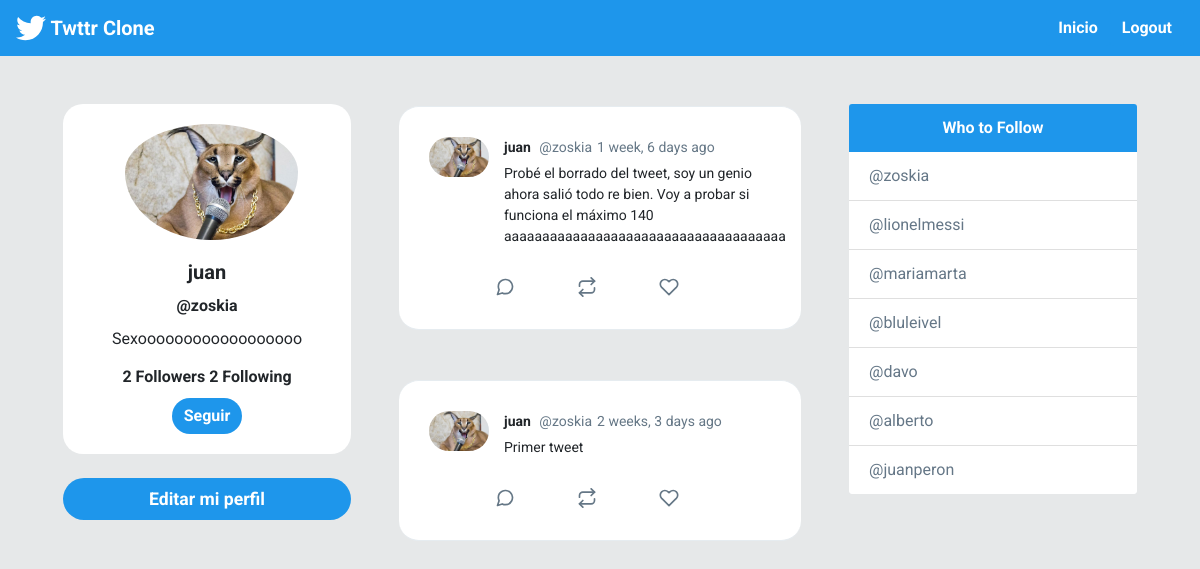
The page /profile/zoskia/ (signed in) on the database its author committed.
### twitter/models.py (models this page shows, shortened)
class Profile(models.Model):
    user = models.OneToOneField(User, on_delete=models.CASCADE, related_query_name='profile')
    bio = models.CharField(default='Hola, Twitter', max_length=100)
    image = models.ImageField(default='default.png')
    def following(self):
        user_ids = Relationship.objects.filter(from_user=self.user)\
                                    .values_list('to_user_id', flat=True)
        return User.objects.filter(id__in=user_ids)
    def followers(self):
        user_ids = Relationship.objects.filter(to_user=self.user)\
                                    .values_list('from_user_id', flat=True)
        return User.objects.filter(id__in=user_ids)

class Post(models.Model):
    timestamp = models.DateTimeField(default=timezone.now)
    content = models.TextField()
    user = models.ForeignKey(User, on_delete= models.CASCADE, related_name='posts')
    class Meta:
        ordering =  ['-timestamp']

### twitter/views.py (the view)
# urls.py: path('profile/<str:username>/',views.profile, name='profile'),
def profile(request, username):
    user = User.objects.get(username=username)
    posts = user.posts.all()
    users = User.objects.all
    context = {'user':user, 'posts':posts, 'users':users}
    return render(request, 'twitter/profile.html', context)

### twitter/templates/twitter/profile.html (shortened to what this page needs)
{% extends 'twitter/layout.html' %}
{% load humanize %}
{% block content %}
    <div id="main" class="container-fluid d-flex">
        <div class="sidebar m-5 d-none d-md-block">
            <div class="">
                <div class="card " style="width: 18rem; text-align:center;border-radius: 20px;">
                    <img class="card-img-top rounded-circle"
                        style="width:60%; position: relative;left: 62px;padding-top: 20px;"
                        src="{{ user.profile.image.url }}" alt="Card image cap">
                    <div class="card-body">
                        <h5 class="card-title font-weight-bold">{{ user.first_name }}</h5>
                        <h6 class="card-title font-weight-bold">@{{ user }}</h6>
                        <p class="card-text">{{ user.profile.bio }}</p>
                        <h6 class="card-title font-weight-bold">
                        {{ user.profile.followers.count }} Followers
                        {{ user.profile.following.count }} Following
                        </h6>
                        {% if request.user.is_authenticated %}
                            {% if user.username != request.user.username %}
                                {% if user not in request.user.profile.following %}
                                <a href="{% url 'follow' user %}" class="btn  text-white rounded-pill">Seguir</a>
                                {% else %}
                                <a href="{% url 'unfollow' user %}" class="btn  text-white rounded-pill">Dejar de seguir</a>
                                {% endif %}
                            {% endif %}
                        {% endif %}
                    </div>
                </div>
                <a href="{% url 'editar' %}" id="addATweetLeft" onclick="addTweet()" type="button"
                style="border-radius: 30px; font-size: 1.1rem; font-weight:bold;"
                class="btn btn-lg btn-block mt-4 text-white ">Editar mi perfil</a>
            </div>
        </div>
        <div class="content">
            {% for post in posts %}
            <div id="tweetCards">
                <div class="tweet-wrap" style="border-radius:20px">
                    <div class="tweet-header">
                        <img src="{{ post.user.profile.image.url }}"
                            alt="" class="avator">
                        <div class="tweet-header-info">
                            {{ post.user.first_name }} <span>@{{ post.user }}</span><span>{{ post.timestamp|naturaltime }}
                            </span>
                            <p>{{ post.content }}</p>
                        </div>
                    </div>
                    <div class="tweet-info-counts">
                        <div class="comments">
                            <button style="background: white; border: none;">
                            </button>
                        </div>
                        <div class="retweets">
                            <button style="background: white; border: none;">
                        </button>
                        </div>
                        <div class="likes">
                            <button style="background: white; border: none;">
                            </button>
                        </div>
                    </div>
                </div>
            </div>
            {% endfor %}
        </div>
        <div class="sidebar m-5 d-none d-xl-block">
            <div class="card" style="width: 18rem;">
                <div class="card-header">
                    Who to Follow
                </div>
                <ul class="list-group list-group-flush">
                    {% for user in users %}
                    <li class="list-group-item"><a href="{% url 'profile' user.username %}" style="text-decoration: none;color: #657787;">@{{ user.username }}</a></li>
                    {% endfor %}
                </ul>
            </div>
        </div>
    </div>
{% endblock content %}

### twitter/static/css/style.css (style rules this page uses)
body { background: #E6E8E9; ; font-family: 'Asap', sans-serif; font-family: 'Roboto', sans-serif; }
img { max-width: 100%; }
.avator { border-radius: 100px; width: 60px; margin-right: 15px; }
.card { border: none; }
.card-header { background-color: #1E96EB ; color: white; text-align: center; font-weight: bold; border: none; }
#main { justify-content: center; }
.tweet-wrap { max-width: 490px; background: #fff; margin: 0 auto; margin-top: 50px; border-radius: 3px; padding: 30px; border-bottom: 1px solid #e6ecf0; border-top: 1px solid #e6ecf0; }
.tweet-header { display: flex; align-items: flex-start; font-size: 14px; }
.tweet-header-info { font-weight: bold; }
.tweet-header-info span { color: #657786; font-weight: normal; margin-left: 5px; }
.tweet-header-info p { font-weight: normal; margin-top: 5px; }
.tweet-info-counts { display: flex; margin-left: 60px; margin-top: 10px; }
.tweet-info-counts div { display: flex; margin-right: 20px; }
.tweet-info-counts div svg { color: #657786; margin-right: 10px; }
.btn { background-color: #1E96EB ; border-style: none; font-weight: bold; color: white; }
a:link { color: #1E96EB ; text-decoration: none; }

### rows shown on the page
Post: user.profile.image (picture), user.first_name "juan", user "zoskia", timestamp "1 week, 6 days ago", content "Probé el borrado del tweet, soy un genio ahora salió todo re bien. Voy a probar si funciona el máximo 140 aaaaaaaaaaaaaaaaaaaaaaaaaaaaaaaaaaaaa"
Post: user.profile.image (picture), user.first_name "juan", user "zoskia", timestamp "2 weeks, 3 days ago", content "Primer tweet"

### other values the page prints
{{ user.first_name }} "juan"
{{ user }} "zoskia"
{{ user.profile.bio }} "Sexoooooooooooooooooo"
{{ user.profile.followers.count }} "2"
{{ user.profile.following.count }} "2"
{{ user.username }} "zoskia"
{{ user.username }} "lionelmessi"
{{ user.username }} "mariamarta"
{{ user.username }} "bluleivel"
{{ user.username }} "davo"
{{ user.username }} "alberto"
{{ user.username }} "juanperon"
